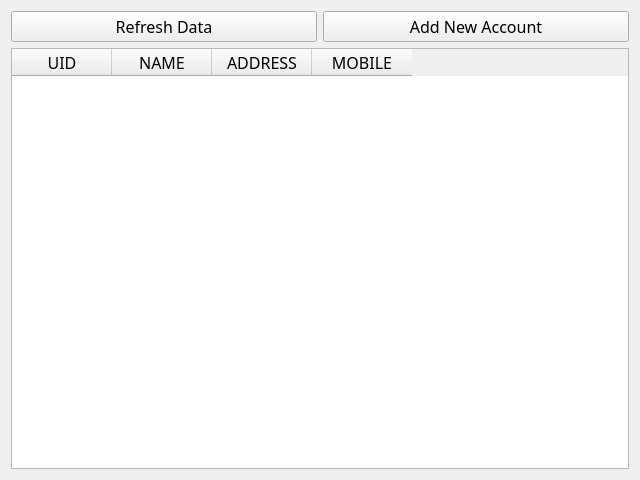
<?xml version="1.0" encoding="UTF-8"?>
<ui version="4.0">
 <class>Form</class>
 <widget class="QWidget" name="Form">
  <property name="geometry">
   <rect>
    <x>0</x>
    <y>0</y>
    <width>640</width>
    <height>480</height>
   </rect>
  </property>
  <property name="font">
   <font>
    <family>SolaimanLipi</family>
    <pointsize>12</pointsize>
   </font>
  </property>
  <property name="windowTitle">
   <string>Accounts</string>
  </property>
  <layout class="QVBoxLayout" name="verticalLayout">
   <item>
    <layout class="QHBoxLayout" name="horizontalLayout">
     <item>
      <widget class="QPushButton" name="pbViewAccountsRefresh">
       <property name="text">
        <string>Refresh Data</string>
       </property>
      </widget>
     </item>
     <item>
      <widget class="QPushButton" name="pbAddAccount">
       <property name="text">
        <string>Add New Account</string>
       </property>
      </widget>
     </item>
    </layout>
   </item>
   <item>
    <widget class="QTableWidget" name="tableWidget">
     <property name="font">
      <font>
       <family>SolaimanLipi</family>
       <pointsize>12</pointsize>
      </font>
     </property>
     <property name="rowCount">
      <number>0</number>
     </property>
     <property name="columnCount">
      <number>4</number>
     </property>
     <column>
      <property name="text">
       <string>UID</string>
      </property>
     </column>
     <column>
      <property name="text">
       <string>NAME</string>
      </property>
     </column>
     <column>
      <property name="text">
       <string>ADDRESS</string>
      </property>
     </column>
     <column>
      <property name="text">
       <string>MOBILE</string>
      </property>
     </column>
    </widget>
   </item>
  </layout>
 </widget>
 <resources/>
 <connections/>
</ui>
